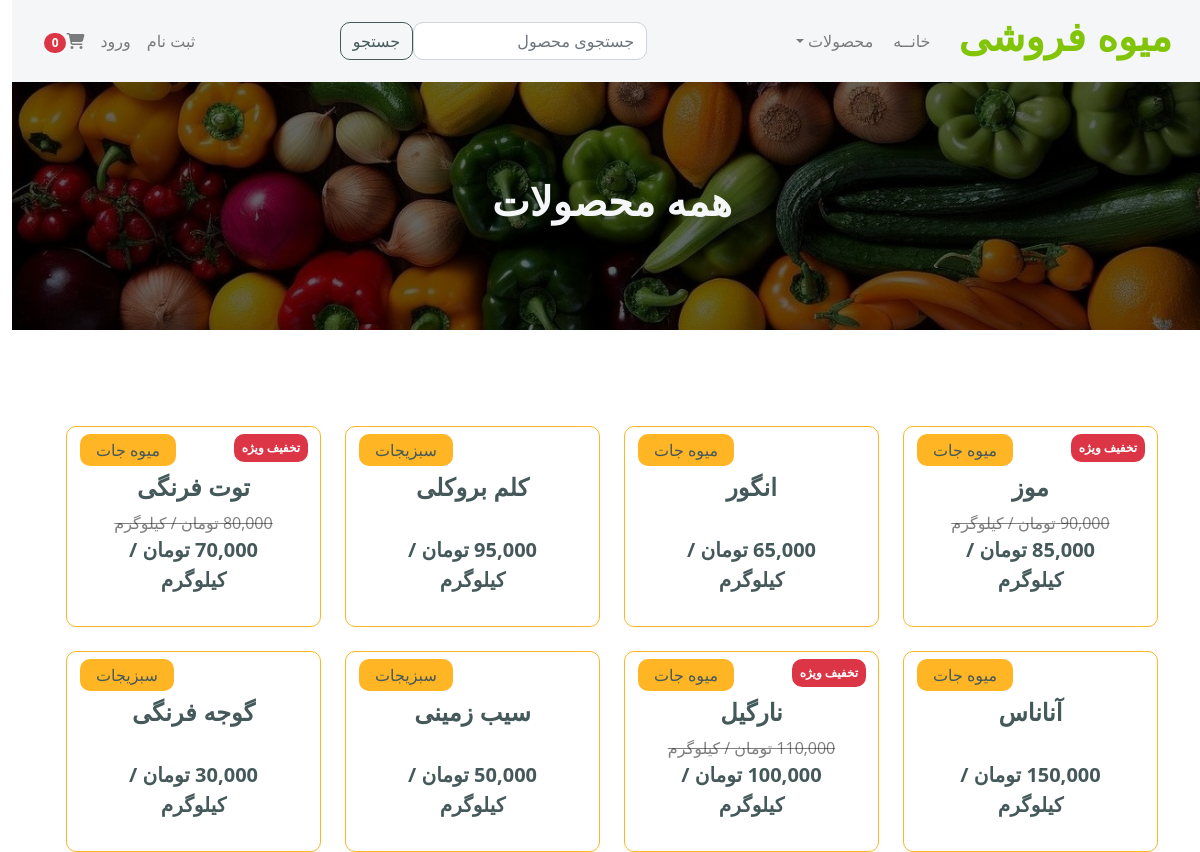
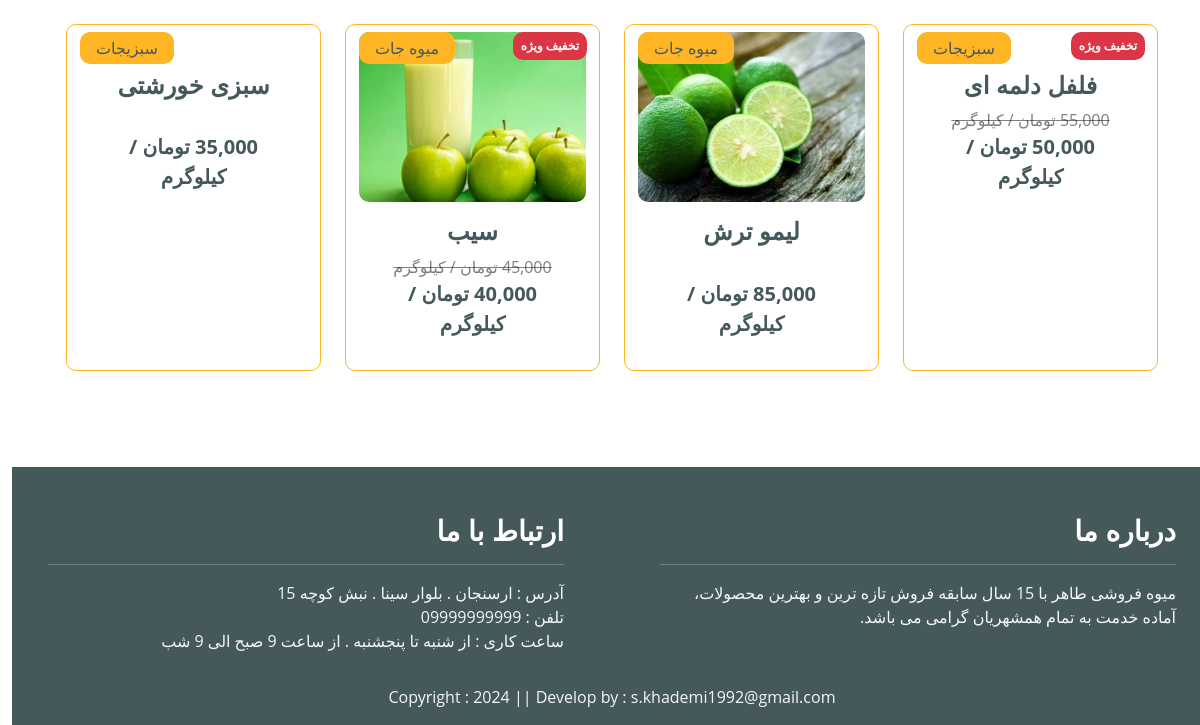
Page /all_products/ on the earlier database version (2 pictures, top to bottom).
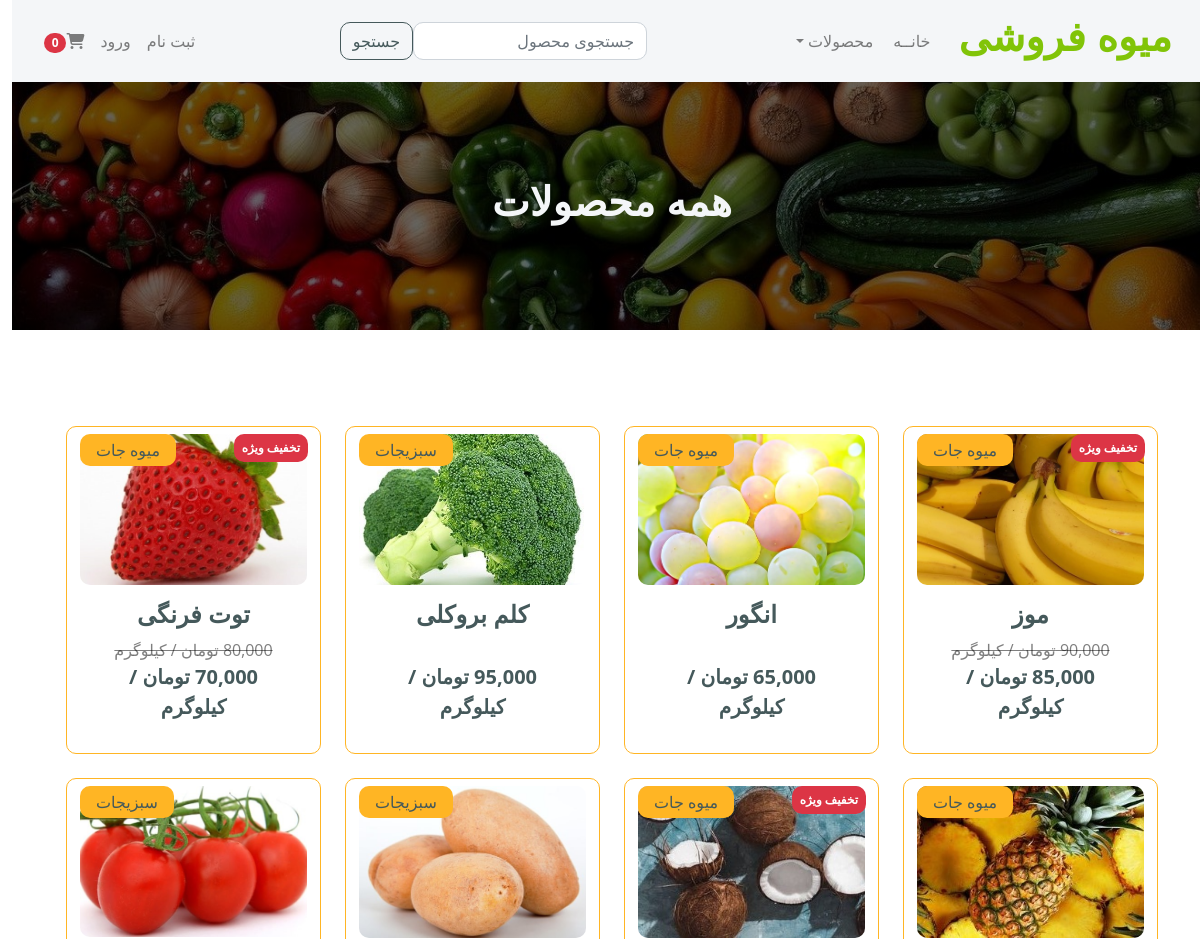
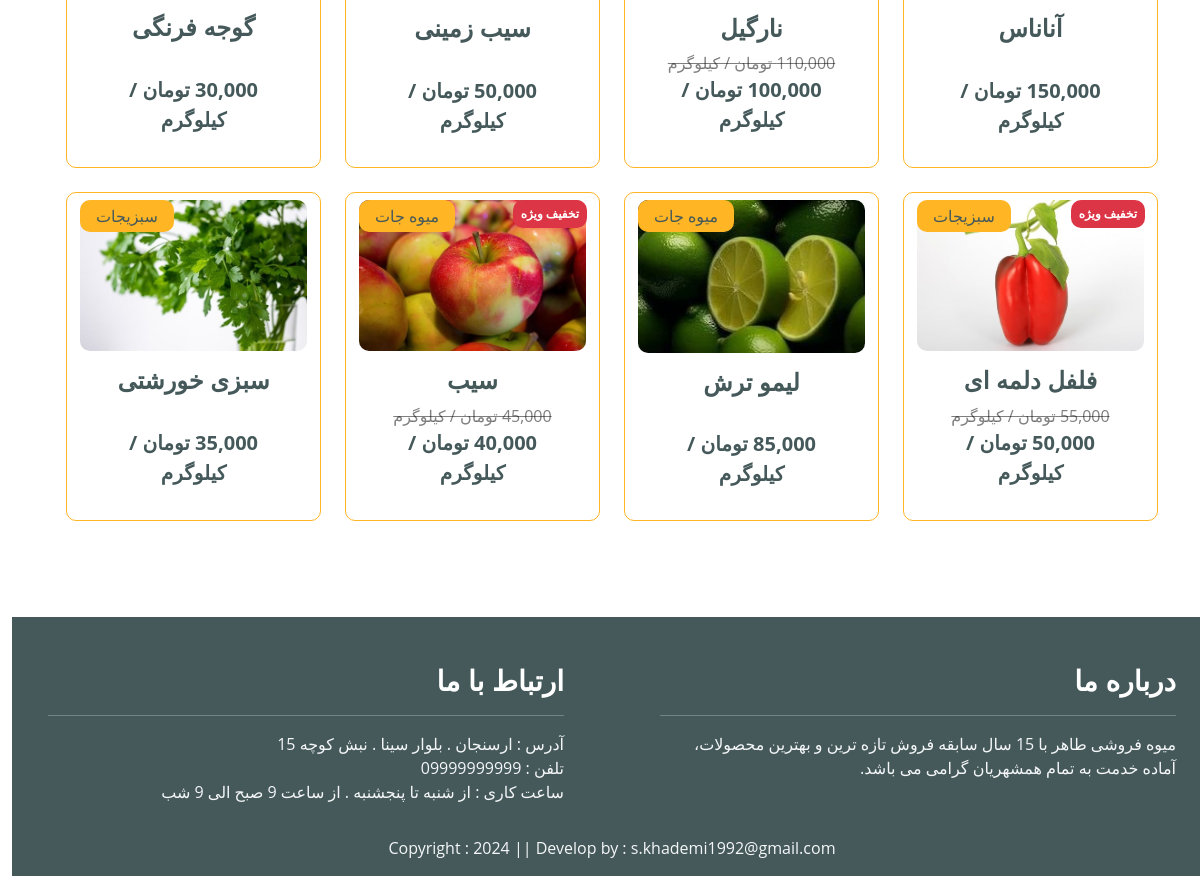
Same page on the later database version (2 pictures, top to bottom).
### store/models.py (models this page shows, shortened)
class Product(models.Model):
    name = models.CharField(max_length=100)
    price = models.DecimalField(default=0, decimal_places=0, max_digits=12)
    category = models.ForeignKey(Category, on_delete=models.CASCADE, default=1)
    description = models.CharField(max_length=250, default='', blank=True, null=True)
    image = models.ImageField(upload_to='uploads/product/')
    is_sale = models.BooleanField(default=False)
    sale_price = models.DecimalField(default=0, decimal_places=0, max_digits=12)

class Category(models.Model):
    name = models.CharField(max_length=50)
    def __str__(self):
        return self.name
    class Meta:
        verbose_name_plural = "Categories"

### store/views.py (the view)
# urls.py: path('all_products/', views.all_products, name='all_products'),
def all_products(request):
    products = Product.objects.all()
    return render(request, 'all_products.html', locals())

### cart/cart.py (called while the page is built)
    def __len__(self):
        return len(self.cart)

### cart/context_processors.py (called while the page is built)
def cart(request):
    return {'cart': Cart(request)}

### store/templates/all_products.html
{% extends 'base.html' %}
{% load static %}
{% load humanize %}
{% block main-content %}
<div class="header py-lg-5">
    <div class="text-center py-5">
        <h1 class="text-light">همه محصولات</h1>
    </div>
</div>
<div class="container-fluid py-5">
    <div class="container rounded py-5">
        <div class="row row-cols-1 row-cols-md-2 row-cols-lg-4 g-4">
        {% for product in products %}
        {% if product.is_sale %}
            <div class="col">
                <div class="card h-100 border border-secondary">
                    <a href="{% url 'product_detail' product.id %}" class="btn">
                        <div class="rounded">
                            <div class="badge bg-danger text-white position-absolute p-2" style="top: 7px; right: 12px;">تخفیف ویژه</div>
                            <img src="{{ product.image.url }}" class="img-fluid w-100 rounded" alt="" style="max-width: 100%">
                        </div>
                        <div class="text-dark bg-secondary px-3 py-1 rounded position-absolute " style="top: 7px; left: 13px;">{{ product.category }}</div>
                        <div class="card-body">
                            <h4 class="text-dark text-center">{{ product.name }}</h4>
                            <div class="justify-content-between text-center">
                                <strike class="text-black-50">{{ product.price | intcomma }} تومان / کیلوگرم</strike>
                                <p class="text-dark fs-5 fw-bold mb-2">{{ product.sale_price | intcomma }} تومان / کیلوگرم</p>
                            </div>
                        </div>
                    </a>
                </div>
            </div>
        {% else %}
            <div class="col">
                <div class="card h-100 border border-secondary">
                    <a href="{% url 'product_detail' product.id %}" class="btn">
                        <div class="rounded">
                            <img src="{{ product.image.url }}" class="img-fluid w-100 rounded" alt="" style="max-width: 100%">
                        </div>
                        <div class="text-dark bg-secondary px-3 py-1 rounded position-absolute " style="top: 7px; left: 13px;">{{ product.category }}</div>
                        <div class="card-body">
                            <h4 class="text-dark text-center pb-4">{{ product.name }}</h4>
                            <p class="text-dark text-center fs-5 fw-bold mb-2">{{ product.price | intcomma }} تومان / کیلوگرم</p>
                        </div>
                    </a>
                </div>
            </div>
        {% endif %}
        {% endfor %}
        </div>
    </div>
</div>
{% endblock main-content %}

### store/templates/base.html (shortened to what this page needs)
{% load static %}
<!DOCTYPE html>
<html lang="fa">
<head>
    <link href="https://cdn.jsdelivr.net/npm/bootstrap@5.3.3/dist/css/bootstrap.min.css" rel="stylesheet">
    <link rel="stylesheet" href="{% static 'css/bootstrap.min.css' %}">
    <link rel="stylesheet" href="{% static 'css/font-awesome.min.css' %}">
    <link rel="stylesheet" href="{% static 'css/all.min.css' %}">
    <link rel="stylesheet" href="{% static 'css/owl.carousel.min.css' %}">
    <link rel="stylesheet" href="{% static 'css/style.css' %}">
</head>
<body dir="rtl">
{% include 'navbar.html' %}
{% block main-content %}
{% endblock main-content %}
	<div class="text-white pt-5 bg-dark">
        <div class="row">
            <div class="col-md-6 px-5">
                <div class="about-widget">
                    <h3 class="fs-sm-1 text-white">درباره ما</h3><hr>
                    <p class="text-light ">
                        میوه فروشی طاهر با 15 سال سابقه فروش تازه ترین و بهترین محصولات، آماده خدمت به تمام همشهریان گرامی می باشد.
                    </p>
                </div>
            </div>
            <div class="col-md-6 px-5">
                <div class="footer-box get-in-touch">
                    <h3 class="widget-title text-white">ارتباط با ما</h3><hr>
                    <p class="text-light ">
                        آدرس : ارسنجان . بلوار سینا . نبش کوچه 15<br>
                        تلفن : 09999999999<br>
                        ساعت کاری : از شنبه تا پنجشنبه . از ساعت 9 صبح الی 9 شب<br>
                    </p>
                </div>
            </div>
        </div>
	</div>
    <footer class="py-3 col-lg-12 col-md-12 bg-dark">
        <div class="container">
            <p class="m-0 text-center text-light">Copyright : 2024 || Develop by : s.khademi1992@gmail.com</p>
        </div>
    </footer>
</body>
</html>

### store/templates/navbar.html (shortened to what this page needs)
<nav class="navbar sticky-top navbar-expand-md navbar-dark bg-light">
    <div class="container-fluid">
        <a href="{% url 'home' %}" class="navbar-brand"><h1 class="text-primary display-6 ps-3">میوه فروشی</h1></a>
        <div class="collapse navbar-collapse justify-content-between" style="direction: rtl" id="navbarSupportedContent">
            <ul class="navbar-nav mb-2 mb-lg-0">
                <li class="nav-item mx-1">
                    <a class="nav-link active text-black-50" aria-current="page" href="{% url 'home' %}">خانــه</a>
                </li>
                <li class="nav-item dropdown">
                    <a class="nav-link dropdown-toggle text-black-50" href="#" role="button" data-bs-toggle="dropdown" aria-expanded="false">محصولات </a>
                </li>
            </ul>
            <form class="d-flex" role="search" action="/search">
                <input class="form-control me-0" type="search" placeholder="جستجوی محصول" name="search" aria-label="Search">
                <button class="btn btn-light btn-outline-dark" type="submit">جستجو</button>
            </form>
            <ul class="navbar-nav d-flex">
        {% if user.is_authenticated %}
                <li class="nav-item dropdown">
                    <a class="nav-link dropdown-toggle text-black-50" href="#" id="profileDropdown" role="button" data-bs-toggle="dropdown" aria-expanded="false">{{ request.user }} </a>
                    <ul class="dropdown-menu text-end" aria-labelledby="profileDropdown">
                        <li><a class="dropdown-item" href="{% url 'update_user' %}">صفحه کاربری</a></li>
                        <li><a class="dropdown-item" href="{% url 'update_info' %}">اطلاعات کاربر</a></li>
                        <li><a class="dropdown-item" href="{% url 'change_password' %}">تغییر رمز عبور</a></li>
                        <li><hr class="dropdown-divider"></li>
                        <li><a class="dropdown-item" href="{% url 'logout' %}">خروج</a></li>
                    </ul>
                </li>
        {% else %}
                <li class="nav-item"><a href="{% url 'register' %}" class="nav-link text-black-50">ثبت نام</a></li>
                <li class="nav-item"><a href="{% url 'login' %}" class="nav-link text-black-50">ورود</a></li>
        {% endif %}
                <li class="nav-item"><a href="{% url 'cart_summary' %}" class="nav-link text-black-50"><i class="fa fa-shopping-cart"></i><span class="badge bg-danger" id="cart_quantity">{{ cart|length }}</span></a></li>
            </ul>
        </div>
    </div>
</nav>

### static/css/style.css (style rules this page uses)
* { margin: 0; padding: 0; box-sizing: border-box; }
.header { background: linear-gradient(rgba(0, 0, 0, 0.6), rgba(0, 0, 0, 0.6)), url("../image/header-pages2.jpg"); background-position: center center; width: 100%; background-repeat: no-repeat; background-size: cover; }

Differences in the rows shown:
changed Product "موز": image: picture added
changed Product "انگور": image: picture added
changed Product "کلم بروکلی": image: picture added
changed Product "توت فرنگی": image: picture added
changed Product "آناناس": image: picture added
changed Product "نارگیل": image: picture added
changed Product "سیب زمینی": image: picture added
changed Product "گوجه فرنگی": image: picture added
changed Product "فلفل دلمه ای": image: picture added
changed Product "لیمو ترش": image: a different picture
changed Product "سیب": image: a different picture
changed Product "سبزی خورشتی": image: picture added
